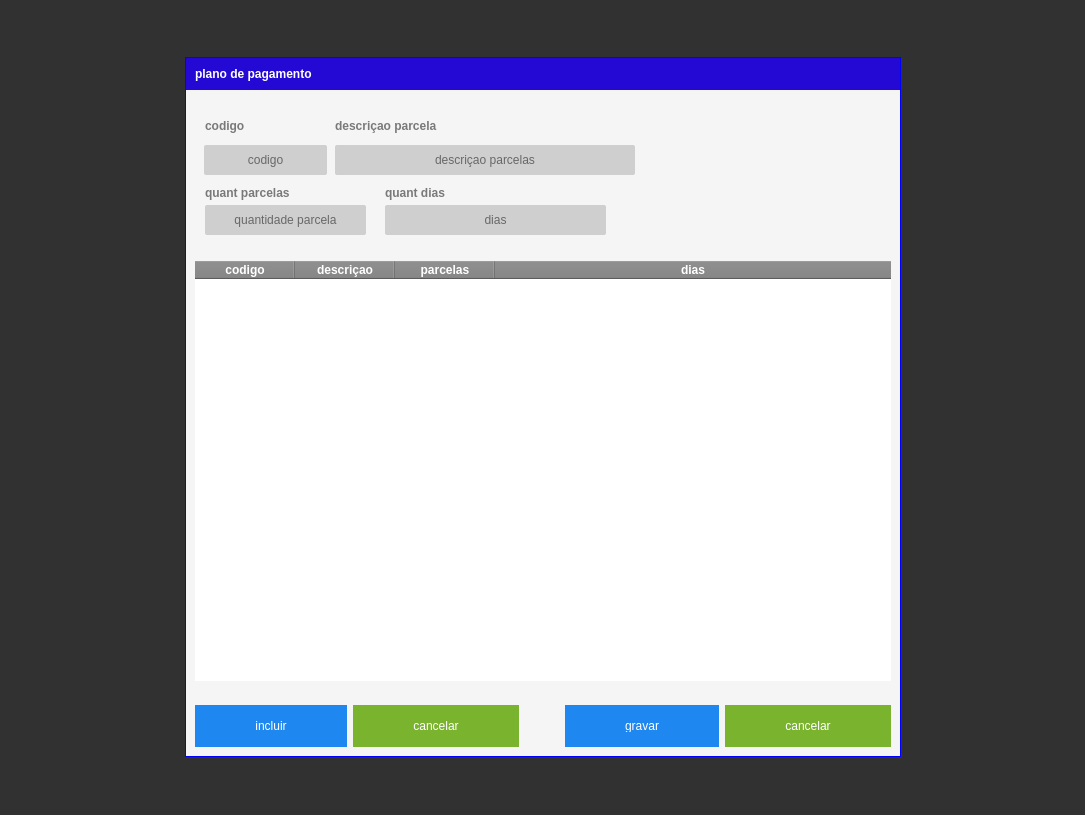
<?xml version="1.0" encoding="UTF-8"?>
<ui version="4.0">
 <class>FormIncluirParcelas</class>
 <widget class="QWidget" name="FormIncluirParcelas">
  <property name="windowModality">
   <enum>Qt::ApplicationModal</enum>
  </property>
  <property name="geometry">
   <rect>
    <x>0</x>
    <y>0</y>
    <width>1085</width>
    <height>815</height>
   </rect>
  </property>
  <property name="windowTitle">
   <string>Parcelas</string>
  </property>
  <property name="styleSheet">
   <string notr="true">text-transform: uppercase;
background-color: qlineargradient(spread:pad, x1:1, y1:1, x2:1, y2:1, stop:1 rgba(0, 0, 0, 80));</string>
  </property>
  <layout class="QVBoxLayout" name="verticalLayout_4">
   <property name="spacing">
    <number>0</number>
   </property>
   <property name="leftMargin">
    <number>0</number>
   </property>
   <property name="topMargin">
    <number>0</number>
   </property>
   <property name="rightMargin">
    <number>0</number>
   </property>
   <property name="bottomMargin">
    <number>0</number>
   </property>
   <item>
    <widget class="QWidget" name="widget_2" native="true">
     <property name="styleSheet">
      <string notr="true">QWidget#widget_2{
	background-color: rgb(0, 0, 0,150);
}</string>
     </property>
     <layout class="QHBoxLayout" name="horizontalLayout_2">
      <item>
       <spacer name="horizontalSpacer_2">
        <property name="orientation">
         <enum>Qt::Horizontal</enum>
        </property>
        <property name="sizeHint" stdset="0">
         <size>
          <width>40</width>
          <height>20</height>
         </size>
        </property>
       </spacer>
      </item>
      <item>
       <widget class="QWidget" name="widget" native="true">
        <property name="maximumSize">
         <size>
          <width>950</width>
          <height>700</height>
         </size>
        </property>
        <property name="styleSheet">
         <string notr="true">QWidget{
border:1px solid blue;
	background-color: rgb(245, 245, 245);
}
QLineEdit{
background: #CFCFCF;
border-radius: 2px;
color: #000;
font: 13px &quot;Arial&quot; ;
text-transform: uppercase;
}
QLineEdit:Focus {
border: 1px solid red;
}

QLabel{
text-transform: uppercase;
font-size: 12px;
font-family: &quot;Arial Unicode MS&quot;;
font-weight: bold;
color: #797979
}</string>
        </property>
        <layout class="QVBoxLayout" name="verticalLayout_2">
         <property name="leftMargin">
          <number>1</number>
         </property>
         <property name="topMargin">
          <number>1</number>
         </property>
         <property name="rightMargin">
          <number>1</number>
         </property>
         <property name="bottomMargin">
          <number>1</number>
         </property>
         <item>
          <widget class="QFrame" name="frame_6">
           <property name="styleSheet">
            <string notr="true">
QFrame#frame_6{
color:red;
border: none;
background-color:#2408D4;}

QLabel{color: white;
background-color:transparent;
font: 75 15pt &quot;MS Shell Dlg 2&quot;;

}
</string>
           </property>
           <property name="frameShape">
            <enum>QFrame::StyledPanel</enum>
           </property>
           <property name="frameShadow">
            <enum>QFrame::Raised</enum>
           </property>
           <layout class="QHBoxLayout" name="horizontalLayout_5">
            <item>
             <widget class="QLabel" name="label">
              <property name="styleSheet">
               <string notr="true">border:none</string>
              </property>
              <property name="text">
               <string>plano de pagamento</string>
              </property>
             </widget>
            </item>
           </layout>
          </widget>
         </item>
         <item>
          <widget class="QFrame" name="frame_2">
           <property name="styleSheet">
            <string notr="true">border:none;</string>
           </property>
           <property name="frameShape">
            <enum>QFrame::StyledPanel</enum>
           </property>
           <property name="frameShadow">
            <enum>QFrame::Raised</enum>
           </property>
           <layout class="QHBoxLayout" name="horizontalLayout_3">
            <property name="spacing">
             <number>0</number>
            </property>
            <property name="leftMargin">
             <number>0</number>
            </property>
            <property name="topMargin">
             <number>0</number>
            </property>
            <property name="rightMargin">
             <number>0</number>
            </property>
            <property name="bottomMargin">
             <number>0</number>
            </property>
            <item>
             <widget class="QFrame" name="frame_4">
              <property name="minimumSize">
               <size>
                <width>500</width>
                <height>0</height>
               </size>
              </property>
              <property name="styleSheet">
               <string notr="true">QLineEdit{
background: #CFCFCF;
border-radius: 2px;
color: #000;
font: 13px &quot;Arial&quot; ;
text-transform: uppercase;
}
QLineEdit:Focus {
border: 1px solid red;
}</string>
              </property>
              <property name="frameShape">
               <enum>QFrame::StyledPanel</enum>
              </property>
              <property name="frameShadow">
               <enum>QFrame::Raised</enum>
              </property>
              <layout class="QVBoxLayout" name="verticalLayout_3">
               <item>
                <widget class="QFrame" name="frame_3">
                 <property name="minimumSize">
                  <size>
                   <width>0</width>
                   <height>150</height>
                  </size>
                 </property>
                 <property name="maximumSize">
                  <size>
                   <width>16777215</width>
                   <height>16777215</height>
                  </size>
                 </property>
                 <property name="frameShape">
                  <enum>QFrame::StyledPanel</enum>
                 </property>
                 <property name="frameShadow">
                  <enum>QFrame::Raised</enum>
                 </property>
                 <widget class="QLineEdit" name="tx_codigo">
                  <property name="geometry">
                   <rect>
                    <x>9</x>
                    <y>40</y>
                    <width>123</width>
                    <height>30</height>
                   </rect>
                  </property>
                  <property name="minimumSize">
                   <size>
                    <width>0</width>
                    <height>30</height>
                   </size>
                  </property>
                  <property name="focusPolicy">
                   <enum>Qt::NoFocus</enum>
                  </property>
                  <property name="styleSheet">
                   <string notr="true"/>
                  </property>
                  <property name="text">
                   <string/>
                  </property>
                  <property name="maxLength">
                   <number>3</number>
                  </property>
                  <property name="alignment">
                   <set>Qt::AlignCenter</set>
                  </property>
                  <property name="placeholderText">
                   <string>codigo</string>
                  </property>
                 </widget>
                 <widget class="QLineEdit" name="tx_descricao">
                  <property name="geometry">
                   <rect>
                    <x>140</x>
                    <y>40</y>
                    <width>300</width>
                    <height>30</height>
                   </rect>
                  </property>
                  <property name="minimumSize">
                   <size>
                    <width>300</width>
                    <height>30</height>
                   </size>
                  </property>
                  <property name="maxLength">
                   <number>10</number>
                  </property>
                  <property name="alignment">
                   <set>Qt::AlignCenter</set>
                  </property>
                  <property name="placeholderText">
                   <string>descriçao parcelas</string>
                  </property>
                 </widget>
                 <widget class="QLabel" name="label_2">
                  <property name="geometry">
                   <rect>
                    <x>10</x>
                    <y>10</y>
                    <width>101</width>
                    <height>21</height>
                   </rect>
                  </property>
                  <property name="text">
                   <string>codigo</string>
                  </property>
                 </widget>
                 <widget class="QLabel" name="label_3">
                  <property name="geometry">
                   <rect>
                    <x>140</x>
                    <y>10</y>
                    <width>201</width>
                    <height>21</height>
                   </rect>
                  </property>
                  <property name="text">
                   <string>descriçao parcela</string>
                  </property>
                 </widget>
                 <widget class="QLineEdit" name="tx_QuantidaPArcela">
                  <property name="geometry">
                   <rect>
                    <x>10</x>
                    <y>100</y>
                    <width>161</width>
                    <height>30</height>
                   </rect>
                  </property>
                  <property name="minimumSize">
                   <size>
                    <width>0</width>
                    <height>30</height>
                   </size>
                  </property>
                  <property name="text">
                   <string/>
                  </property>
                  <property name="maxLength">
                   <number>3</number>
                  </property>
                  <property name="alignment">
                   <set>Qt::AlignCenter</set>
                  </property>
                  <property name="placeholderText">
                   <string>quantidade parcela</string>
                  </property>
                 </widget>
                 <widget class="QLineEdit" name="tx_dia">
                  <property name="geometry">
                   <rect>
                    <x>190</x>
                    <y>100</y>
                    <width>221</width>
                    <height>30</height>
                   </rect>
                  </property>
                  <property name="minimumSize">
                   <size>
                    <width>0</width>
                    <height>30</height>
                   </size>
                  </property>
                  <property name="text">
                   <string/>
                  </property>
                  <property name="maxLength">
                   <number>4</number>
                  </property>
                  <property name="alignment">
                   <set>Qt::AlignCenter</set>
                  </property>
                  <property name="placeholderText">
                   <string>dias</string>
                  </property>
                 </widget>
                 <widget class="QLabel" name="label_4">
                  <property name="geometry">
                   <rect>
                    <x>10</x>
                    <y>80</y>
                    <width>151</width>
                    <height>16</height>
                   </rect>
                  </property>
                  <property name="text">
                   <string>quant parcelas</string>
                  </property>
                 </widget>
                 <widget class="QLabel" name="label_5">
                  <property name="geometry">
                   <rect>
                    <x>190</x>
                    <y>80</y>
                    <width>191</width>
                    <height>16</height>
                   </rect>
                  </property>
                  <property name="text">
                   <string>quant dias</string>
                  </property>
                 </widget>
                </widget>
               </item>
               <item>
                <widget class="QTableWidget" name="tab_PArcelas">
                 <property name="minimumSize">
                  <size>
                   <width>0</width>
                   <height>0</height>
                  </size>
                 </property>
                 <property name="focusPolicy">
                  <enum>Qt::WheelFocus</enum>
                 </property>
                 <property name="contextMenuPolicy">
                  <enum>Qt::ActionsContextMenu</enum>
                 </property>
                 <property name="styleSheet">
                  <string notr="true">QTableWidget {
  background-color: white;
	font: 12pt &quot;MS Shell Dlg 2&quot;;
}

QTableWidget QHeaderView::section {
  background-color: gray;
  color: white;
  font-weight: bold;
}

QTableWidget::item {
  border: 0px solid black;
border-bottom:1px solid;

}

QTableWidget::item:selected {
  background-color: blue;
  color: white;
}
</string>
                 </property>
                 <property name="editTriggers">
                  <set>QAbstractItemView::NoEditTriggers</set>
                 </property>
                 <property name="tabKeyNavigation">
                  <bool>false</bool>
                 </property>
                 <property name="showDropIndicator" stdset="0">
                  <bool>false</bool>
                 </property>
                 <property name="dragDropOverwriteMode">
                  <bool>false</bool>
                 </property>
                 <property name="selectionMode">
                  <enum>QAbstractItemView::SingleSelection</enum>
                 </property>
                 <property name="selectionBehavior">
                  <enum>QAbstractItemView::SelectRows</enum>
                 </property>
                 <attribute name="horizontalHeaderShowSortIndicator" stdset="0">
                  <bool>false</bool>
                 </attribute>
                 <attribute name="horizontalHeaderStretchLastSection">
                  <bool>true</bool>
                 </attribute>
                 <attribute name="verticalHeaderVisible">
                  <bool>false</bool>
                 </attribute>
                 <attribute name="verticalHeaderCascadingSectionResizes">
                  <bool>false</bool>
                 </attribute>
                 <column>
                  <property name="text">
                   <string>codigo</string>
                  </property>
                 </column>
                 <column>
                  <property name="text">
                   <string>descriçao</string>
                  </property>
                 </column>
                 <column>
                  <property name="text">
                   <string>parcelas</string>
                  </property>
                 </column>
                 <column>
                  <property name="text">
                   <string>dias</string>
                  </property>
                 </column>
                </widget>
               </item>
              </layout>
             </widget>
            </item>
           </layout>
          </widget>
         </item>
         <item>
          <widget class="QFrame" name="frame">
           <property name="maximumSize">
            <size>
             <width>16777215</width>
             <height>60</height>
            </size>
           </property>
           <property name="styleSheet">
            <string notr="true">border:none</string>
           </property>
           <property name="frameShape">
            <enum>QFrame::StyledPanel</enum>
           </property>
           <property name="frameShadow">
            <enum>QFrame::Raised</enum>
           </property>
           <layout class="QHBoxLayout" name="horizontalLayout">
            <item>
             <widget class="QPushButton" name="bt_incluir">
              <property name="focusPolicy">
               <enum>Qt::NoFocus</enum>
              </property>
              <property name="styleSheet">
               <string notr="true">QPushButton {
background-color: #1E87F0;
color: #FFF;
padding:15px 60px;
 }
QPushButton:hover{
background-color: #40a286
}</string>
              </property>
              <property name="text">
               <string>incluir</string>
              </property>
             </widget>
            </item>
            <item>
             <widget class="QPushButton" name="bt_cancelaIcluir">
              <property name="focusPolicy">
               <enum>Qt::NoFocus</enum>
              </property>
              <property name="styleSheet">
               <string notr="true">QPushButton {
background-color: #7AB32E;
color: #FFF;
padding:15px 60px;
 }
QPushButton:hover{
background-color: #40a286
}</string>
              </property>
              <property name="text">
               <string>cancelar</string>
              </property>
              <property name="shortcut">
               <string>Esc</string>
              </property>
             </widget>
            </item>
            <item>
             <spacer name="horizontalSpacer">
              <property name="orientation">
               <enum>Qt::Horizontal</enum>
              </property>
              <property name="sizeHint" stdset="0">
               <size>
                <width>40</width>
                <height>20</height>
               </size>
              </property>
             </spacer>
            </item>
            <item>
             <widget class="QPushButton" name="bt_grava_altera">
              <property name="focusPolicy">
               <enum>Qt::NoFocus</enum>
              </property>
              <property name="styleSheet">
               <string notr="true">QPushButton {
background-color: #1E87F0;
color: #FFF;
padding:15px 60px;
 }
QPushButton:hover{
background-color: #40a286
}</string>
              </property>
              <property name="text">
               <string>gravar</string>
              </property>
             </widget>
            </item>
            <item>
             <widget class="QPushButton" name="bt_cancelar_Altera">
              <property name="focusPolicy">
               <enum>Qt::NoFocus</enum>
              </property>
              <property name="styleSheet">
               <string notr="true">QPushButton {
background-color: #7AB32E;
color: #FFF;
padding:15px 60px;
 }
QPushButton:hover{
background-color: #40a286
}</string>
              </property>
              <property name="text">
               <string>cancelar</string>
              </property>
             </widget>
            </item>
           </layout>
          </widget>
         </item>
        </layout>
       </widget>
      </item>
      <item>
       <spacer name="horizontalSpacer_3">
        <property name="orientation">
         <enum>Qt::Horizontal</enum>
        </property>
        <property name="sizeHint" stdset="0">
         <size>
          <width>40</width>
          <height>20</height>
         </size>
        </property>
       </spacer>
      </item>
     </layout>
    </widget>
   </item>
  </layout>
  <action name="actionaltera">
   <property name="text">
    <string>altera</string>
   </property>
  </action>
 </widget>
 <tabstops>
  <tabstop>tx_codigo</tabstop>
  <tabstop>tx_descricao</tabstop>
 </tabstops>
 <resources/>
 <connections/>
</ui>
